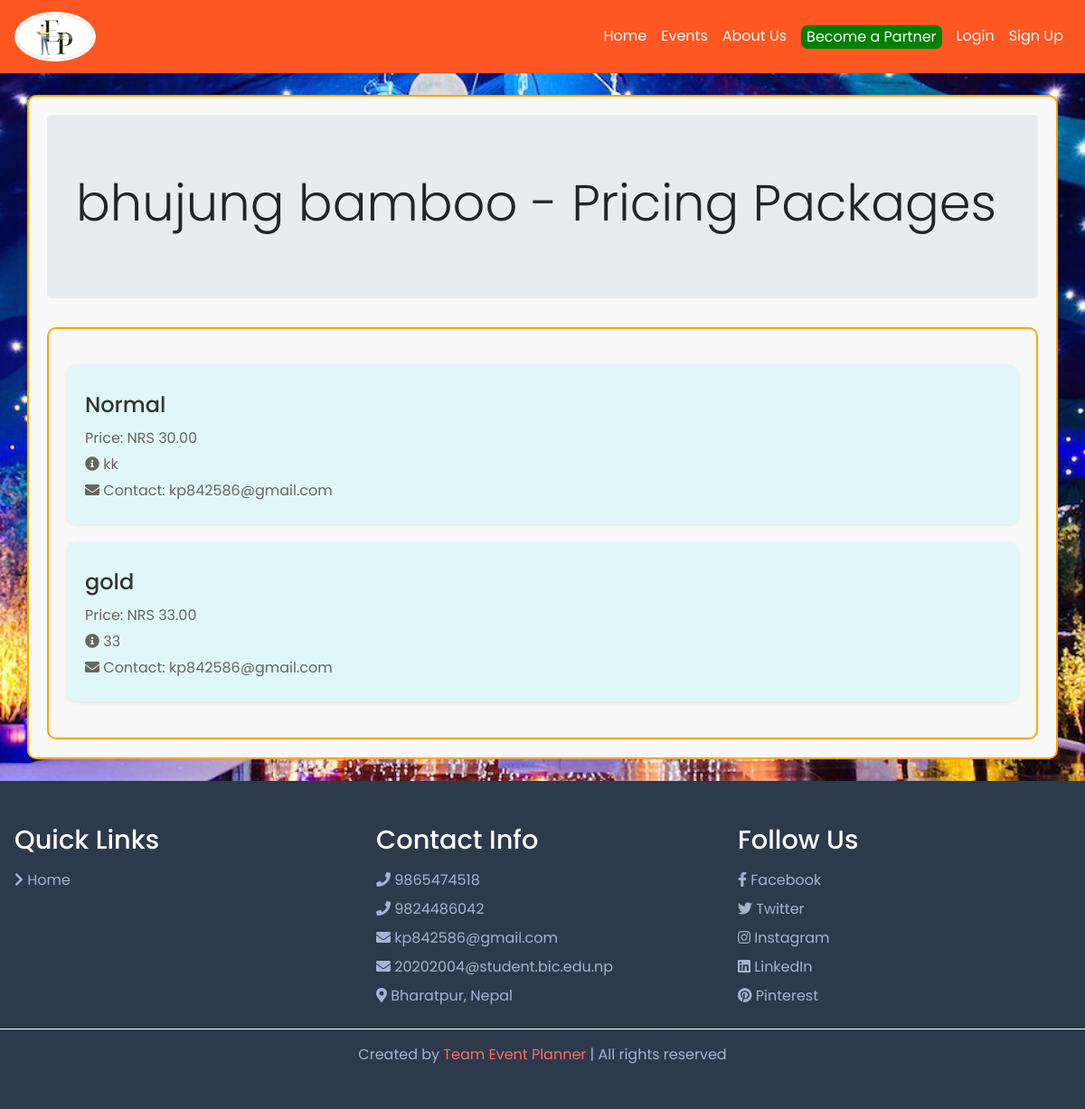
The page /accounts/pricing_packages/11/ on the database its author committed.
### owner/models.py (models this page shows, shortened)
class Venue(models.Model):
    id = models.AutoField(primary_key=True)
    name = models.CharField(max_length=100)
    address = models.CharField(max_length=255)
    description = models.TextField()
    contact_email = models.EmailField(unique=True)
    zip_code = models.CharField(max_length=10,default=44207)  # New field for zip code
    average_cost_per_person = models.DecimalField(max_digits=10, decimal_places=2,default=0)
    total_slots = models.PositiveIntegerField(default=0)  # New field for available slots
    occupancy = models.PositiveIntegerField(default=0)
    contact_num = models.PositiveIntegerField(default=0)
    image = models.ImageField(upload_to='venue_images/', null=True, blank=True)
    available_slots = models.PositiveIntegerField(editable=False)  # Non-editable field

class PricingPackage(models.Model):
    id = models.AutoField(primary_key=True)
    venue = models.ForeignKey(Venue, related_name='packages', on_delete=models.CASCADE)
    package_name = models.CharField(max_length=100)
    price = models.DecimalField(max_digits=10, decimal_places=2)
    details = models.TextField()
    contact_email = models.EmailField()

### owner/views.py (the view)
# urls.py: path('pricing_packages/<int:venue_id>/', user_packages, name='user_packages'),
def user_packages(request, venue_id):
    venue = get_object_or_404(Venue, id=venue_id)
    packages = PricingPackage.objects.filter(venue=venue)
    context = {
        'venue': venue,
        'packages': packages,
    }
    return render(request, 'owner/user_pricing_packages.html', context)

### owner/templates/owner/user_pricing_packages.html (shortened to what this page needs)
{% extends 'accounts/base.html' %}
{% block content %}
<div class="jumbotron">
    <h1 class="display-4">{{ venue.name }} - Pricing Packages</h1>
</div>
<div class="container" id="package-list">
    {% if packages %}
        {% for package in packages %}
            <div class="package">
                <h3>{{ package.package_name }}</h3>
                <div class="package-details">
                    <p>Price: NRS {{ package.price }}</p>
                    <p><i class="fas fa-info-circle"></i> {{ package.details }}</p>
                    <p><i class="fas fa-envelope"></i> Contact: {{ package.contact_email }}</p>
                </div>
            </div>
        {% empty %}
            <p>No pricing packages available for {{ venue.name }}.</p>
        {% endfor %}
    {% else %}
        <p>No pricing packages available for {{ venue.name }}.</p>
    {% endif %}
</div>
{% endblock %}

### owner/templates/owner/user_pricing_packages.html (style rules this page uses)
.container { border: 2px solid orange; border-radius: 10px; padding: 20px; margin-top: 20px; background-color: #f9f9f9; }
.package { background-color: #e0f7fa; padding: 20px; margin: 20px 0; border-radius: 10px; box-shadow: 0 1px 5px rgba(0, 0, 0, 0.1); transition: transform 0.3s ease, box-shadow 0.3s ease, background-color 0.3s ease; }
.package h3 { margin: 10px 0; color: #333; font-size: 1.5em; }
.package-details { text-align: left; }
.package-details p { margin: 5px 0; color: #666; font-size: 1em; line-height: 1.5; }

### rows shown on the page
Venue: name "bhujung bamboo"
PricingPackage: package_name "Normal", price "30.00", details "kk", contact_email "kp842586@gmail.com"
PricingPackage: package_name "gold", price "33.00", details "33", contact_email "kp842586@gmail.com"
